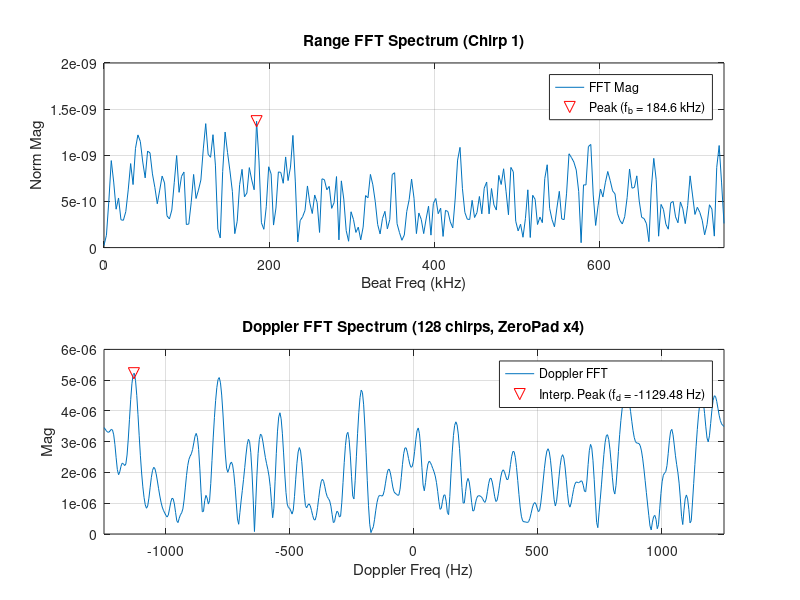

Write the MATLAB code that produced this figure. (Note: this script raises an error after producing the figure.)
% FMCW Radar Simulation (Ultrasonic - Doppler FFT Optimizations)

%% 1. Define Parameters
f_start = 35e3;
f_end = 45e3;
B = f_end - f_start;
Tc = 0.3e-3; % Short chirp for high PRF
Fs = 1.5e6;  % High sampling rate for high beat frequency
c = 343;
A = 1;

R = 3;
v = 5;

attenuation_factor = 0.1;
Ar = A * attenuation_factor;

SNR_dB = 20; % Can increase to 30-40dB to test noise impact
SNR_linear = 10^(SNR_dB / 10);

% --- OPTIMIZATION: Increased num_chirps ---
num_chirps = 128; % Increased for better Doppler resolution
PRI = Tc + 0.1e-3; % 0.4ms
PRF = 1/PRI;       % 2500 Hz

%% Derived Parameters
lambda_center = c / (f_start + B/2);
time_axis_single_chirp = 0 : 1/Fs : Tc - 1/Fs;
N_samples = length(time_axis_single_chirp);
N_range_fft = 2^nextpow2(N_samples);
f_axis_range = Fs/2 * linspace(0, 1, N_range_fft/2 + 1);
win_range = hann(N_samples)';

% --- OPTIMIZATION: Zero-padding for Doppler FFT ---
N_doppler_fft_zeropad = 2^nextpow2(num_chirps * 4); % e.g., 4x zero padding
f_axis_doppler = linspace(-PRF/2, PRF/2, N_doppler_fft_zeropad);
win_doppler = hann(num_chirps)';

%% Initialize Storage
complex_values_for_doppler = zeros(1, num_chirps); % Renamed for clarity

%% --- Simulation Loop ---
fb_first_chirp = NaN;
R_estimated_first_chirp = NaN;
% For plotting the first chirp's range FFT
Rx_plot_first = []; Mixed_plot_first = []; FFT_mag_plot_first = []; max_mag_plot_first = NaN;


for chirp_idx = 1:num_chirps
    current_R = R + v * (chirp_idx - 1) * PRI;
    current_tau = 2 * current_R / c;

    Tx = A * sin(2 * pi * (f_start * time_axis_single_chirp + (B / (2 * Tc)) * time_axis_single_chirp.^2));

    Rx_ideal_extended = zeros(1, N_samples + ceil(current_tau*Fs) + 10);
    t_rx_extended = (0:length(Rx_ideal_extended)-1)/Fs;
    for i = 1:length(t_rx_extended)
        time_inst = t_rx_extended(i) - current_tau;
        if time_inst >= 0 && time_inst < Tc
             Rx_ideal_extended(i) = Ar * sin(2 * pi * (f_start * time_inst + (B / (2 * Tc)) * time_inst.^2));
        end
    end
    Rx_ideal = Rx_ideal_extended(1:N_samples);

    signal_power = mean(Rx_ideal.^2);
    noise_power = signal_power / SNR_linear;
    if noise_power <= 0 || ~isfinite(noise_power), noise_power = eps; end
    noise = sqrt(noise_power) * randn(size(Rx_ideal));
    Rx = Rx_ideal + noise;

    Mixed_Signal = Tx .* Rx;
    Mixed_Signal_Windowed = Mixed_Signal .* win_range;
    FFT_range_result_current_chirp = fft(Mixed_Signal_Windowed, N_range_fft);

    % --- OPTIMIZATION: Find peak FOR THIS CHIRP to address range migration ---
    FFT_mag_abs_current = abs(FFT_range_result_current_chirp);
    FFT_mag_pos_current = FFT_mag_abs_current(1 : N_range_fft/2 + 1);
    
    % Simple peak search (can be refined if needed, e.g. search around expected)
    [~, peak_idx_rel_current] = max(FFT_mag_pos_current(2:end)); % Ignore DC
    current_target_range_bin = peak_idx_rel_current + 1;

    if isempty(current_target_range_bin) || current_target_range_bin <=1 || current_target_range_bin > N_range_fft
        complex_values_for_doppler(chirp_idx) = NaN; % Mark as invalid
        if chirp_idx == 1, warning('Peak detection failed in range FFT for chirp 1.'); end
        continue; % Skip to next chirp if peak finding fails
    end
    
    complex_values_for_doppler(chirp_idx) = FFT_range_result_current_chirp(current_target_range_bin);

    % Store results from the first chirp for range estimation and plotting
    if chirp_idx == 1
        fb_first_chirp = f_axis_range(current_target_range_bin);
        R_estimated_first_chirp = (fb_first_chirp * c * Tc) / (2 * B);
        
        Rx_plot_first = Rx;
        Mixed_plot_first = Mixed_Signal_Windowed;
        FFT_mag_plot_first_norm = abs(FFT_range_result_current_chirp / N_samples);
        FFT_mag_plot_first = FFT_mag_plot_first_norm(1:N_range_fft/2+1);
        FFT_mag_plot_first(2:end-1) = 2*FFT_mag_plot_first(2:end-1);
        max_mag_plot_first = max(FFT_mag_plot_first);
    end
end

%% --- Doppler Processing ---
fd_estimated = NaN; v_estimated = NaN;
FFT_doppler_magnitude = NaN(1, N_doppler_fft_zeropad);

if any(isnan(complex_values_for_doppler))
    warning('NaN values in complex data for Doppler. Check range peak finding.');
else
    complex_values_windowed = complex_values_for_doppler .* win_doppler;
    % --- OPTIMIZATION: Using zero-padded FFT length ---
    FFT_doppler_result = fftshift(fft(complex_values_windowed, N_doppler_fft_zeropad));
    FFT_doppler_magnitude = abs(FFT_doppler_result);
    
    [peak_mag_doppler, peak_idx_doppler] = max(FFT_doppler_magnitude);

    % --- OPTIMIZATION: Parabolic Peak Interpolation for Doppler ---
    if peak_idx_doppler > 1 && peak_idx_doppler < N_doppler_fft_zeropad
        alpha = FFT_doppler_magnitude(peak_idx_doppler - 1);
        beta = FFT_doppler_magnitude(peak_idx_doppler); % Same as peak_mag_doppler
        gamma = FFT_doppler_magnitude(peak_idx_doppler + 1);
        % p is offset from peak_idx_doppler in bins, range -0.5 to 0.5
        p_offset = 0.5 * (alpha - gamma) / (alpha - 2*beta + gamma);
        interpolated_idx_doppler = peak_idx_doppler + p_offset;
        fd_estimated = f_axis_doppler(peak_idx_doppler) + p_offset * (PRF / N_doppler_fft_zeropad); % More precise
        % Alternative: fd_estimated = interp1(1:N_doppler_fft_zeropad, f_axis_doppler, interpolated_idx_doppler);
    else
        fd_estimated = f_axis_doppler(peak_idx_doppler); % Use bin center if at edges
        warning('Doppler peak at edge of spectrum, interpolation skipped.');
    end
    
    v_estimated = fd_estimated * lambda_center / 2;
end

%% --- Visualization ---
figure;
subplot(2, 1, 1);
if ~isempty(FFT_mag_plot_first) && ~isnan(fb_first_chirp)
    plot(f_axis_range / 1e3, FFT_mag_plot_first); hold on;
    plot(fb_first_chirp / 1e3, max_mag_plot_first, 'rv', 'MarkerSize', 8); hold off;
    legend('FFT Mag', ['Peak (f_b = ', num2str(fb_first_chirp/1e3, '%.1f'), ' kHz)']);
else
    plot(f_axis_range / 1e3, ones(size(f_axis_range))*eps);
    legend('FFT Mag (Peak Fail/No Data)');
end
title('Range FFT Spectrum (Chirp 1)');
xlabel('Beat Freq (kHz)'); ylabel('Norm Mag'); grid on;
expected_fb_approx_plot = (2 * R * B) / (c * Tc);
xlim_max_plot = min(Fs/2e3, expected_fb_approx_plot/1e3 * 1.5);
if isnan(xlim_max_plot) || xlim_max_plot <=0, xlim_max_plot = Fs/4e3; end
xlim([0 xlim_max_plot]);

subplot(2, 1, 2);
plot(f_axis_doppler, FFT_doppler_magnitude); hold on;
if ~isnan(fd_estimated)
    plot(fd_estimated, peak_mag_doppler, 'rv', 'MarkerSize', 8);
    legend('Doppler FFT', ['Interp. Peak (f_d = ', num2str(fd_estimated, '%.2f'), ' Hz)']);
else
    legend('Doppler FFT (Peak Fail/No Data)');
end
hold off;
title(['Doppler FFT Spectrum (', num2str(num_chirps), ' chirps, ZeroPad x', num2str(N_doppler_fft_zeropad/num_chirps) ')']);
xlabel('Doppler Freq (Hz)'); ylabel('Mag'); grid on; xlim([-PRF/2 PRF/2]);

sgtitle(sprintf('FMCW High-V Opt: R=%.1fm,v=%.1fm/s|Est R=%.2fm,Est v=%.3fm/s', ...
                 R, v, R_estimated_first_chirp, v_estimated));
if ~exist('Plots', 'dir'), mkdir('Plots'); end
saveas(gcf, 'Plots/FMCW_Simulation_DopplerFFT_HighV_Optimized.png');

%% --- Display Results ---
disp('--- Simulation Results (High Velocity Test - Optimized) ---');
disp(['Target Range (Actual): ', num2str(R), ' m']);
disp(['Target Velocity (Actual): ', num2str(v), ' m/s']);
disp(['Chirp Duration (Tc): ', num2str(Tc*1e3), ' ms, Samples/Chirp: ', num2str(N_samples)]);
disp(['Sampling Freq (Fs): ', num2str(Fs/1e3), ' kHz']);
disp(['PRF: ', num2str(PRF), ' Hz, Num Chirps: ', num2str(num_chirps)]);
disp(['Max Unambiguous Doppler: +/-', num2str(PRF/2), ' Hz']);
disp(['Max Unambiguous Velocity: +/-', num2str((PRF/2)*lambda_center/2, '%.2f'), ' m/s']);
disp(['Expected Beat Frequency (approx): ', num2str((2 * R * B) / (c * Tc), '%.1f'), ' Hz']);
disp(['Detected Beat Frequency (fb, chirp 1): ', num2str(fb_first_chirp, '%.1f'), ' Hz']);
disp(['Estimated Range (from chirp 1): ', num2str(R_estimated_first_chirp, '%.4f'), ' m']);
disp(['--- Velocity Calculation (Doppler FFT Optimized) ---']);
fd_true_high_v = 2*v/lambda_center;
disp(['Expected Doppler Frequency (fd_true = 2*v/lambda): ', num2str(fd_true_high_v, '%.2f'), ' Hz']);
disp(['Detected Interpolated Doppler Frequency (fd_est): ', num2str(fd_estimated, '%.2f'), ' Hz']);
disp(['Estimated Velocity: ', num2str(v_estimated, '%.4f'), ' m/s']);